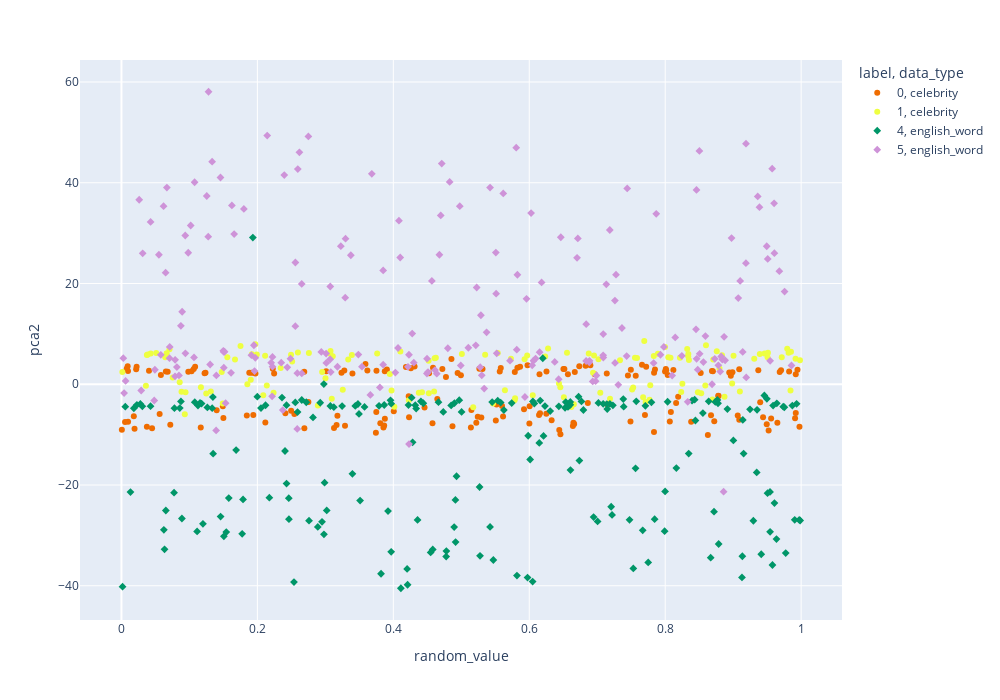

Notebook cell for this chart:
### Code cell
# df_modified = df[df["label"] ]
df_modified = df[df["layer_id"] == 16]
# df_modified = df_modified[(df_modified["label"] < 2) | (df_modified["label"] > 3)]
# df_modified = df_modified[df_modified["sufix"] == 1]
# df_modified = df_modified[df_modified["output_length"] < 20]
# print(df_modified.head()["label"])
# print(set(df_modified[data_type]))
df_modified["label"] = df_modified["label"].astype(str)
df_modified["random_value"] = np.random.rand(len(df_modified))

scatter = px.scatter(df_modified, x='random_value', y='pca2', 
                     color="label",
                    #  size='output_length', 
                     symbol= "data_type",
                     hover_data=["input/output", "layer_id", "output_length", "switch"],
                     color_discrete_sequence=color_selction)

scatter.update_layout(
    # autosize=True,
    width=1000,
    height=700,)

scatter.update_layout(coloraxis_colorbar=dict(yanchor="top", y=1, x=-0.2,
                                          ticks="outside"))

scatter.show()

### Figure 1 — Plotly figure (JSON) as saved in the notebook; plotly's stock layout.template omitted (floating-point values rounded to 4 significant figures; data arrays with more than 128 entries replaced by an {"elided": "..."} marker saying what was removed)
{"data": [{"customdata": {"elided": "170x4 mixed values"}, "hovertemplate": "label=0<br>data_type=celebrity<br>random_value=%{x}<br>pca2=%{y}<br>input/output=%{customdata[0]}<br>layer_id=%{customdata[1]}<br>output_length=%{customdata[2]}<br>switch=%{customdata[3]}<extra></extra>", "legendgroup": "0, celebrity", "marker": {"color": "#ef6c00", "symbol": "circle"}, "mode": "markers", "name": "0, celebrity", "orientation": "v", "showlegend": true, "type": "scatter", "x": {"elided": "170 float values"}, "xaxis": "x", "y": {"elided": "170 float values"}, "yaxis": "y"}, {"customdata": {"elided": "132x4 mixed values"}, "hovertemplate": "label=1<br>data_type=celebrity<br>random_value=%{x}<br>pca2=%{y}<br>input/output=%{customdata[0]}<br>layer_id=%{customdata[1]}<br>output_length=%{customdata[2]}<br>switch=%{customdata[3]}<extra></extra>", "legendgroup": "1, celebrity", "marker": {"color": "#eeff41", "symbol": "circle"}, "mode": "markers", "name": "1, celebrity", "orientation": "v", "showlegend": true, "type": "scatter", "x": {"elided": "132 float values"}, "xaxis": "x", "y": {"elided": "132 float values"}, "yaxis": "y"}, {"customdata": {"elided": "198x4 mixed values"}, "hovertemplate": "label=4<br>data_type=english_word<br>random_value=%{x}<br>pca2=%{y}<br>input/output=%{customdata[0]}<br>layer_id=%{customdata[1]}<br>output_length=%{customdata[2]}<br>switch=%{customdata[3]}<extra></extra>", "legendgroup": "4, english_word", "marker": {"color": "#009668", "symbol": "diamond"}, "mode": "markers", "name": "4, english_word", "orientation": "v", "showlegend": true, "type": "scatter", "x": {"elided": "198 float values"}, "xaxis": "x", "y": {"elided": "198 float values"}, "yaxis": "y"}, {"customdata": {"elided": "200x4 mixed values"}, "hovertemplate": "label=5<br>data_type=english_word<br>random_value=%{x}<br>pca2=%{y}<br>input/output=%{customdata[0]}<br>layer_id=%{customdata[1]}<br>output_length=%{customdata[2]}<br>switch=%{customdata[3]}<extra></extra>", "legendgroup": "5, english_word", "marker": {"color": "#ce93d8", "symbol": "diamond"}, "mode": "markers", "name": "5, english_word", "orientation": "v", "showlegend": true, "type": "scatter", "x": {"elided": "200 float values"}, "xaxis": "x", "y": {"elided": "200 float values"}, "yaxis": "y"}], "layout": {"coloraxis": {"colorbar": {"ticks": "outside", "x": -0.2, "y": 1, "yanchor": "top"}}, "height": 700, "legend": {"title": {"text": "label, data_type"}, "tracegroupgap": 0}, "margin": {"t": 60}, "width": 1000, "xaxis": {"anchor": "y", "domain": [0, 1], "title": {"text": "random_value"}}, "yaxis": {"anchor": "x", "domain": [0, 1], "title": {"text": "pca2"}}}}
